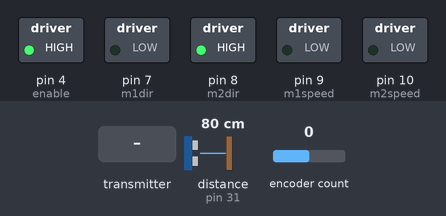
This sketch was run on a simulated Arduino Mega 2560, built for the host (arithmetic inside an expression is 32-bit, double 64-bit). Parts: switched loads named in the sketch (green lamp = pin HIGH). Wiring (inferred from the names in the program): ultrasonic range finder: trigger pin 30; echo pin 31. The test bench sets the inputs (shaded band); at power-on: distance to the obstacle (sensor on pin 31) 80 cm, encoder count 0. The echo pulse lasts 58.3 µs per cm; no radio packets arrive unless stated; pins used as bus, display or sensor lines are not drawn.

Above: at 1.7 s.
1.8 s: the transmitter starts sending command = 1
At 2.9 s:
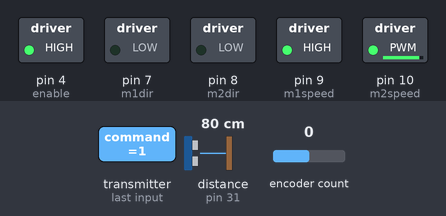
3.3 s: distance to the obstacle (sensor on pin 31) set to 2 cm
At 3.9 s:
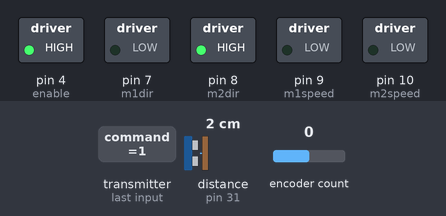
4.8 s: distance to the obstacle (sensor on pin 31) set to 18 cm
At 5.3 s:
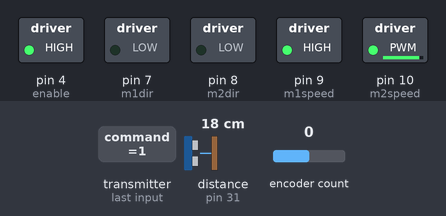
6.3 s: distance to the obstacle (sensor on pin 31) set to 4 cm
At 7.0 s:
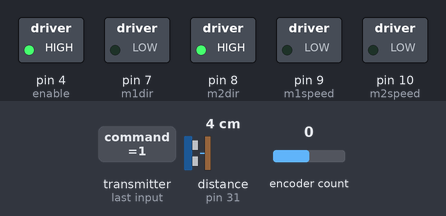
Timing chart, 0 to 8.8 s (numbered marks = the images above; inputs shaded):
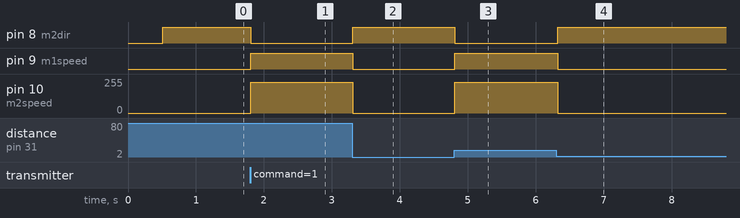

Measured:
- after the input at 1.8 s, pin 8 (m2dir): HIGH → LOW at once; pin 9 (m1speed): LOW → HIGH at once; pin 10 (m2speed): 0/255 → 230/255 at once
- after the input at 3.3 s, pin 8 (m2dir): LOW → HIGH at once; pin 9 (m1speed): HIGH → LOW at once; pin 10 (m2speed): 230/255 → 0/255 at once
- after the input at 4.8 s, pin 8 (m2dir): HIGH → LOW at once; pin 9 (m1speed): LOW → HIGH at once; pin 10 (m2speed): 0/255 → 230/255 at once
- after the input at 6.3 s, pin 8 (m2dir): LOW → HIGH at once; pin 9 (m1speed): HIGH → LOW at once; pin 10 (m2speed): 230/255 → 0/255 at once

The sketch:

robot_code.ino
```cpp
//Include the RF24L01 wireless library
#include <SPI.h>
#include "RF24.h"
//Include an Encoder library, that let's us easily read the encoders
#include <Encoder.h>
#include <Wire.h>
//#include <printf.h>
//the APDS9960 library by sparkfun
#include <SparkFun_APDS9960.h>

//Define pin locations with names
#define enable      4      //Motor Enable for Motor 1
#define m1dir       7      //Motor Direction for Motor 1
#define m2dir       8      // Motor direction for Motor 2
#define m1speed     9      //Motor Speed for Motor 1
#define m2speed     10      //Motor Speed for Motor 2
#define encoderA_M1 2     //Encoder 1 for Motor 1
#define encoderB_M1 3     //Encoder 2 for Motor 1
#define encoderA_M2 18     //Encoder 1 for Motor 2
#define encoderB_M2 19     //Encoder 2 for Motor 2
#define RGBinterrupt  41
#define gyroX       0
#define gyroZ       1
#define trigPin 30    //Trig
#define echoPin 31    //Echo

//controller recieve commands
#define UP          1
#define DOWN        2
#define LEFT        3
#define RIGHT       4
#define A           5
#define B           6
#define START       7
#define SELECT      8
#define STOP        9
#define ERR         10
#define SLOWUP      11

// Define a variable encoderNew, as an instantaneous encoder reading
#define encoderNew myEnc.read()
#define gyroXNew analogRead( gyroX )
#define gyroZNew analogRead(gyroZ )

//use the APDS9960 Library from sparkfun
SparkFun_APDS9960 apds = SparkFun_APDS9960();

//Use both encoders
Encoder myEnc(encoderA_M1, encoderB_M1);

//Hardware configuration: Set up nRF24L01 radio on SPI bus plus pins 40 & 53
RF24 radio(40,53);  //for the mega

//Define variables necessary for our speed calcs
unsigned long t, milliOld;
unsigned long encoderOld = 0;
unsigned long encoderTemp = 0;
float omega =0;
float omega2 =0;
float ts = 0.0;
int gyroXTemp = 0;
int gyroZTemp = 0;
bool stopCompletely = false;
bool autonomous = false;
bool forwardDisable = false;


//globals for the line sensor
uint16_t ambient_light = 0;
uint8_t proximity_data = 0;
uint16_t red_light = 0;
uint16_t green_light = 0;
uint16_t blue_light = 0;

//vars for US Ranger
long duration, cm;
/**************************************Setup***************dri**********************/
void setup() {
  //Serial.begin(9600);
  //printf_begin();
  //Set the enable pin high (necessary for driving the motor)
  pinMode(enable, OUTPUT);
  digitalWrite(enable, HIGH);
  pinMode(m1dir, OUTPUT);
  pinMode(m2dir, OUTPUT);
  pinMode(m1speed, OUTPUT);
  pinMode(m2speed, OUTPUT);

  //Define gyroscope pins
  pinMode( gyroX, INPUT);
  pinMode( gyroZ, INPUT);

  //The address is the same for both transievers
  //byte addresses[][6] = {"8abde"};
  //byte addresses[][6] = {"8Node","9Node"};

  radio.begin();
  radio.setChannel(57); //Sets frequency of channel to 2400+x Hz, if x=107 Hz=2507, max = 2525Hz
  radio.setPALevel(RF24_PA_MAX); //sets broadcast amplitude, default=max
  //radio.openReadingPipe(1,addresses[0]);
  radio.openReadingPipe(1,121501163909);
  radio.startListening();

  //radio.maskIRQ(1,1,0); //configure the interrupt on the comm board to switch LOW on packet acceptance
  //starting the radio
  /*
  radio.begin();
  // Set the PA Level low to prevent power supply related issues since this is a
  // getting_started sketch, and the likelihood of close proximity of the devices. RF24_PA_MAX is default.
  radio.setPALevel(RF24_PA_LOW);

  // Open a writing and reading pipe on each radio, with opposite addresses
  radio.openWritingPipe(addresses[1]);
  radio.openReadingPipe(1,addresses[0]);

  // Start the radio listening for data
  radio.startListening();

  */
  //initialize the APDS-9960
  apds.init();
  //start running the APDS-9960 light sensor (no interrupts)
  apds.enableLightSensor(true);

  //initialize US Ranger
  pinMode(trigPin, OUTPUT);
  pinMode(echoPin, INPUT);

  // Wait for initialization and calibration to finish
  delay(500);
}
/*******************************drive motors**********************************/
//function to drive both motors from given parameters
void driveMotor(int m1_speed, int m2_speed, bool m1_dir, bool m2_dir)
{
  //dir is the direction the wheels spin
  digitalWrite(m1dir, m1_dir);
  digitalWrite(m2dir, m2_dir);
  //the speed is from 0 (stopped) to 255 (max)
  analogWrite(m1speed, m1_speed);
  analogWrite(m2speed, m2_speed);
}
/*********************************read radio data*******************************/
//read radio transmission from the controller
int readCommand()
{
  int command;
  static unsigned long tread ;
  //read command from the controller if available
  if(radio.available())
  {
    radio.read(&command, sizeof(int));
    tread = millis();
  }
  //add a timeout
  else if((millis() - tread) > 50)
    command = STOP;
  return command;
}
/*********************************Send radio data********************************/
//data to send back to the controller
//this will be printed on controller's lcd
/*void sendRadio (float omega, int gyroXTemp, int gyroZTemp)
{
  int num = 5;
  //stop listening so it can send
  radio.stopListening();
  //send data
  //radio.write(&omega, sizeof(float));
  //radio.write(&gyroXTemp, sizeof(int));
  //radio.write(&gyroZTemp, sizeof(int));
  radio.write(&num, sizeof(int));
  //resume listening
  radio.startListening();
}*/
/***********************************Line tracing***********************************/
//the robot will read light values and perform commands based on the line color
void lineTracker(int& command, bool& stopCompletely)
{
  //check if there is an ambient light reading
  //if it fails it exits the funtion
  if(!apds.readAmbientLight(ambient_light) || !apds.readRedLight(red_light) || !apds.readGreenLight(green_light) || !apds.readBlueLight(blue_light))
    return;
  //change nothing if A or B are chosen
  if(command == A || command == B)
    return;
  //stop the robot if it detects a line
  //else overwrite the command to up
  //if(green_light < 500 || stopCompletely)
  if(digitalRead(RGBinterrupt)==0)
  {
    //Serial.println(stopCompletely);
    stopCompletely = true;
    command = STOP;
  }
  else
  //    command = SLOWUP;
    command = UP;
}
/**************************************The loop************************************/
//This loop is designed to send a command to the motor every iteration
// If it is before 1second, it sends o (off), afterwards it send 255(on).
//Every 1ms it will take readings and calculate speed, then print out values
void loop()
{
  //radio.printDetails();
  //get the command from the controller
  int command = readCommand();

  //US Ranger ping for distance
  digitalWrite(trigPin, LOW);
  delayMicroseconds(5);
  digitalWrite(trigPin, HIGH);
  delayMicroseconds(10);
  digitalWrite(trigPin, LOW);
  duration = pulseIn(echoPin, HIGH, 10000);
  cm = (duration/2) / 29.1;

  if (cm < 15 && cm > 0)
    forwardDisable=1;
  else
    forwardDisable=0;

  //the lineTracker will overwrite commands other than A or B
  //if autonomous is enabled (autonomous = true)
  if(autonomous)
    lineTracker(command, stopCompletely);

  //get the command from the controller
  //give robot commands
    switch(command)
    {
      case UP:  //Drive FORWARD
        //Serial.println(forwardDisable);
        if(forwardDisable==0)
          driveMotor(255, 230, LOW, LOW);
        else
          driveMotor(0, 0, LOW, HIGH);
        break;
      case SLOWUP:  //Drive FORWARD
        if(forwardDisable==0)
          driveMotor(115, 100, LOW, LOW); //150
        else
          driveMotor(0, 0, LOW, HIGH);
        break;
      case DOWN:  //Drive BACKWARDS
        driveMotor(255, 230, HIGH, HIGH);
        break;
      case LEFT:  //Turn LEFT
        driveMotor(150, 150, HIGH, LOW);
        break;
      case RIGHT:  //Turn RIGHT
        driveMotor(150, 150, LOW, HIGH);
        break;
      case A:  //A BUTTON
        // activate the lineTracker function
        autonomous = true;
        apds.clearAmbientLightInt();
        break;
      case B:  //B BUTTON
        //deactivate the lineTracker function
        stopCompletely = false;
        autonomous = false;
        break;
      case START:  //Start button
        //do something
        break;
      case SELECT:  //Select button
        //do something
        break;
      case STOP:  //Stop the robot driving
        driveMotor(0, 0, LOW, HIGH);
        break;
      case ERR:  //Stop the robot and report error
        driveMotor(0, 0, LOW, HIGH);
        break;
    }
}
```
